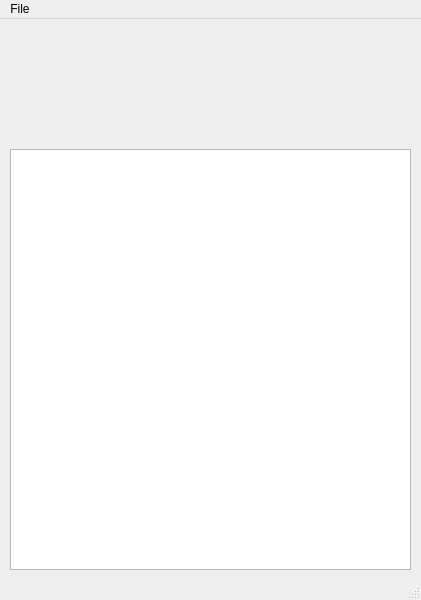
<?xml version="1.0" encoding="UTF-8"?>
<ui version="4.0">
 <class>MainWindow</class>
 <widget class="QMainWindow" name="MainWindow">
  <property name="geometry">
   <rect>
    <x>0</x>
    <y>0</y>
    <width>421</width>
    <height>600</height>
   </rect>
  </property>
  <property name="windowTitle">
   <string>MainWindow</string>
  </property>
  <widget class="QWidget" name="centralwidget">
   <widget class="QTableView" name="tableView">
    <property name="geometry">
     <rect>
      <x>10</x>
      <y>130</y>
      <width>401</width>
      <height>421</height>
     </rect>
    </property>
   </widget>
  </widget>
  <widget class="QMenuBar" name="menubar">
   <property name="geometry">
    <rect>
     <x>0</x>
     <y>0</y>
     <width>421</width>
     <height>21</height>
    </rect>
   </property>
   <widget class="QMenu" name="menuFile">
    <property name="title">
     <string>File</string>
    </property>
    <addaction name="actionOpen"/>
   </widget>
   <addaction name="menuFile"/>
  </widget>
  <widget class="QStatusBar" name="statusbar"/>
  <action name="actionOpen">
   <property name="text">
    <string>Open</string>
   </property>
  </action>
 </widget>
 <resources/>
 <connections/>
</ui>
